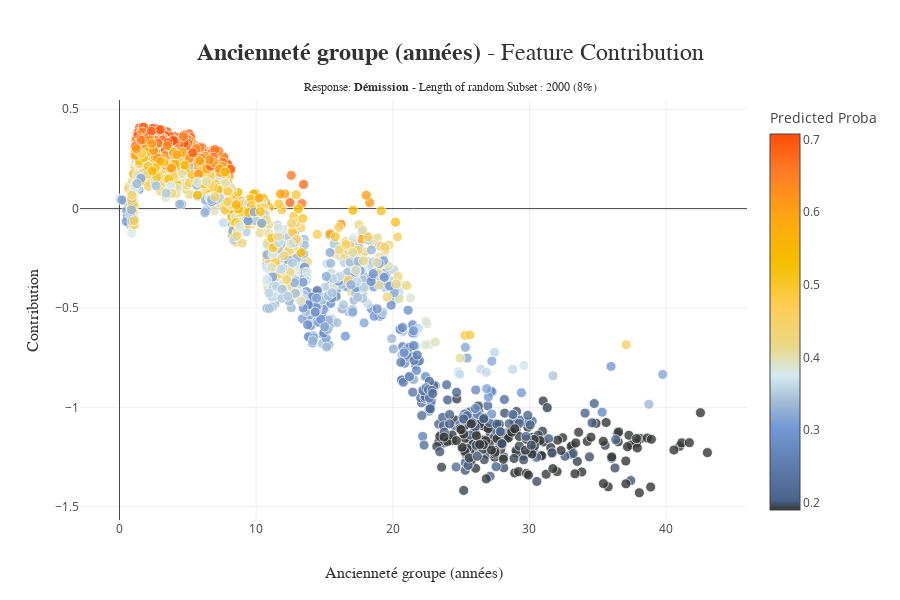

Write notebook code for a chart like this one.
### Markdown cell above
The color is clearly separated by age, meaning that this feature does contribute to the final prediction. 

Indeed, the probability of demission is higher for young employees. For older employees (>50 ans), the SHAP contribution is < -1 which tends to indicate a high probability for them to remain in the company.

Age is therefore a useful feature to understand the probability of demission.

### Code cell
xpl.plot.contribution_plot(col="Ancienneté groupe (années)")

### Figure 1 — Plotly figure (JSON) as saved in the notebook; plotly's stock layout.template omitted (floating-point values rounded to 4 significant figures; data arrays with more than 128 entries replaced by an {"elided": "..."} marker saying what was removed)
{"data": [{"customdata": {"elided": "2000 int values"}, "hovertemplate": "<b>%{hovertext}</b><br />Ancienneté groupe (années) : %{x}<br />Contribution: %{y:.4f}<extra></extra>", "hovertext": {"elided": "2000 str values"}, "marker": {"color": {"elided": "2000 float values"}, "coloraxis": "coloraxis", "line": {"color": "white", "width": 0.8}, "opacity": 0.8, "size": 10}, "mode": "markers", "type": "scatter", "x": {"elided": "2000 float values"}, "y": {"elided": "2000 float values"}}], "layout": {"coloraxis": {"colorbar": {"title": {"text": "Predicted Proba"}}, "colorscale": [[0, "rgb(52, 55, 54)"], [0.02594, "rgb(74, 99, 138)"], [0.2208, "rgb(116, 153, 214)"], [0.2883, "rgb(162, 188, 213)"], [0.3571, "rgb(212, 234, 242)"], [0.4365, "rgb(235, 216, 134)"], [0.5447, "rgb(255, 204, 83)"], [0.6539, "rgb(244 ,192, 0)"], [0.7759, "rgb(255, 166, 17)"], [0.9012, "rgb(255, 123, 38)"], [1, "rgb(255, 77, 7)"]]}, "height": 600, "hovermode": "closest", "title": {"font": {"color": "rgb(50, 50, 50)", "family": "Arial", "size": 24}, "text": "<b>Ancienneté groupe (années)</b> - Feature Contribution<span style='font-size: 12px;'><br />Response: <b>Démission</b> - Length of random Subset : 2000 (8%)</span>", "x": 0.5, "xanchor": "center", "y": 0.9, "yanchor": "middle"}, "width": 900, "xaxis": {"automargin": true, "title": {"font": {"color": "rgb(50, 50, 50)", "family": "Arial Black", "size": 16}, "text": "Ancienneté groupe (années)"}}, "yaxis": {"automargin": true, "title": {"font": {"color": "rgb(50, 50, 50)", "family": "Arial Black", "size": 16}, "text": "Contribution"}}}}
